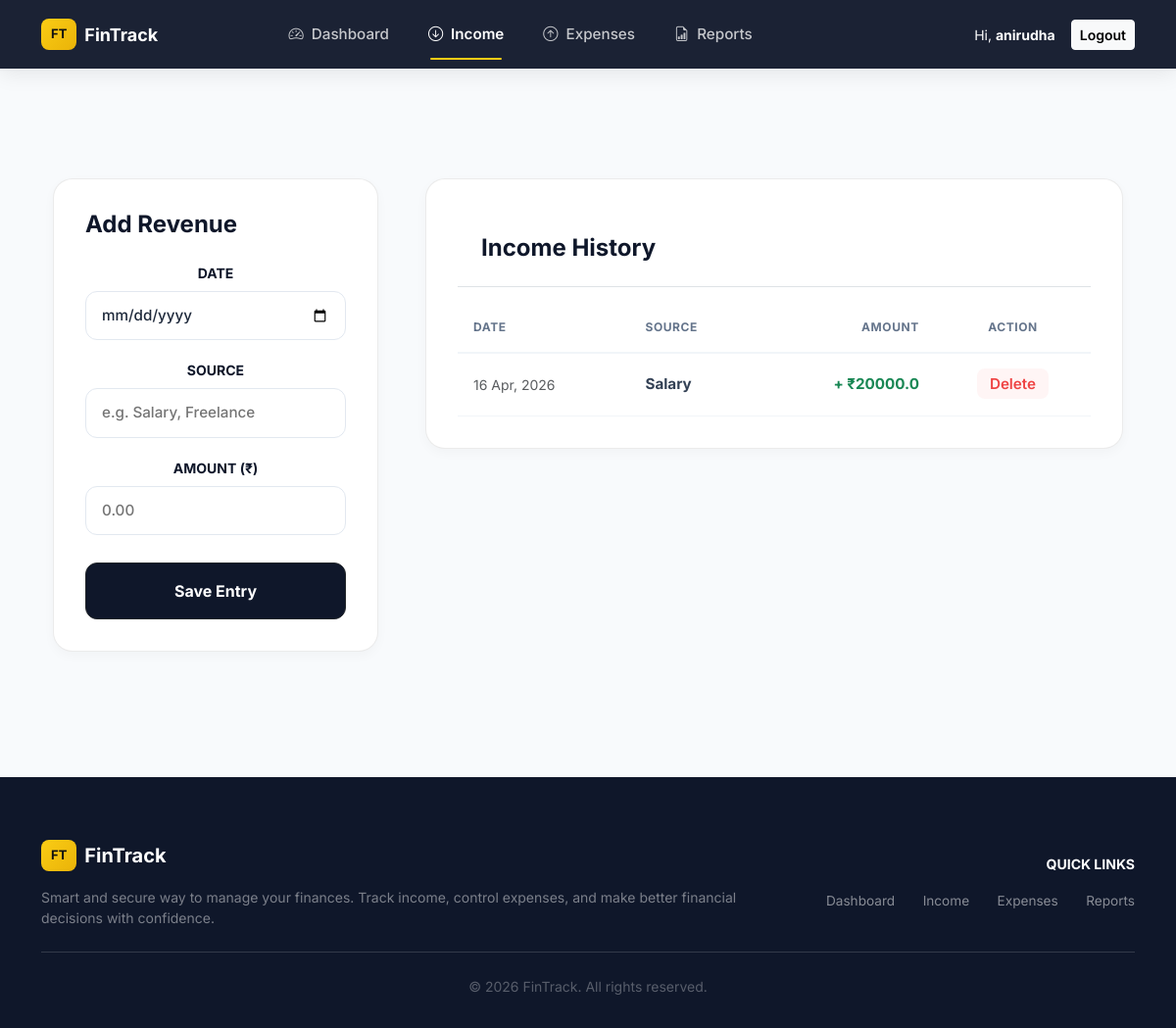
/income/ (signed in), run on the app's committed database.
### finance/models.py (models this page shows, shortened)
class Income(models.Model):
    user = models.ForeignKey(User, on_delete=models.CASCADE)
    source = models.CharField(max_length=255)
    amount = models.FloatField()
    date = models.DateTimeField(auto_now_add=True)

### finance/views.py (the view)
# urls.py: path('income/', views.income_page, name='income'),
@login_required
def income_page(request):
    if request.method == 'POST':
        source = request.POST.get('source')
        amount = request.POST.get('amount')
        Income.objects.create(user=request.user, source=source, amount=amount)
        messages.success(request, "Income added successfully.")
        return redirect('income')
    incomes = Income.objects.filter(user=request.user).order_by('-date')
    return render(request, 'income.html', {'incomes': incomes})

### finance/templates/income.html (shortened to what this page needs)
{% extends 'base.html' %}
{% block content %}
<div class="container py-5">
    <div class="row g-5">
        <div class="col-md-4">
            <div class="stats-card">
                <h4 class="fw-bold mb-4">Add Revenue</h4>
                <form method="POST">
                    <label class="card-label small fw-bold text-uppercase">Date</label>
                    <input type="date" name="date" required>
                    <label class="card-label small fw-bold text-uppercase">Source</label>
                    <input type="text" name="source" placeholder="e.g. Salary, Freelance" required>
                    <label class="card-label small fw-bold text-uppercase">Amount (₹)</label>
                    <input type="number" name="amount" step="0.01" placeholder="0.00" required>
                    <button type="submit" class="btn btn-dark w-100 py-3 fw-bold mt-2" style="border-radius:12px; background: #0F172A;">
                        Save Entry
                    </button>
                </form>
            </div>
        </div>
        <div class="col-md-8">
            <div class="stats-card p-0 overflow-hidden">
                <div class="p-4 border-bottom">
                    <h4 class="fw-bold mb-0">Income History</h4>
                </div>
                <div class="table-responsive">
                    <table class="table-hover">
                        <thead>
                            <tr>
                                <th>Date</th>
                                <th>Source</th>
                                <th class="text-end">Amount</th>
                                <th class="text-center">Action</th>
                            </tr>
                        </thead>
                        <tbody>
                            {% for item in incomes %}
                            <tr>
                                <td class="text-muted small">{{ item.date|date:"d M, Y" }}</td>
                                <td class="fw-bold">{{ item.source }}</td>
                                <td class="text-end text-success fw-bold">+ ₹{{ item.amount }}</td>
                                <td class="text-center">
                                    <a href="{% url 'delete_income' item.id %}" class="btn-delete">Delete</a>
                                </td>
                            </tr>
                            {% empty %}
                            <tr>
                                <td colspan="4" class="text-center py-5 text-muted">No income records yet.</td>
                            </tr>
                            {% endfor %}
                        </tbody>
                    </table>
                </div>
            </div>
        </div>
    </div>
</div>
{% endblock %}

### finance/templates/base.html (shortened to what this page needs)
<!DOCTYPE html>
<html lang="en">
<head>
    <link href="https://cdn.jsdelivr.net/npm/bootstrap@5.3.0/dist/css/bootstrap.min.css" rel="stylesheet">
    <link rel="stylesheet" href="https://cdn.jsdelivr.net/npm/bootstrap-icons@1.11.0/font/bootstrap-icons.css">
    {% load static %}
    <link rel="stylesheet" href="{% static 'css/style.css' %}?v=2">
</head>
<body>
<nav class="navbar navbar-expand-lg navbar-dark sticky-top custom-navbar">
    <div class="container">
        <a class="navbar-brand d-flex align-items-center" href="{% url 'dashboard' %}">
            <div class="logo-badge me-2">FT</div>
            <span class="brand-name">FinTrack</span>
        </a>
        <div class="collapse navbar-collapse" id="navMain">
            {% if user.is_authenticated %}
            <ul class="navbar-nav mx-auto gap-lg-4">
                <li class="nav-item">
                    <a class="nav-link {% if request.resolver_match.url_name == 'dashboard' %}active-link{% endif %}"
                       href="{% url 'dashboard' %}">
                        <i class="bi bi-speedometer2 me-1"></i> Dashboard
                    </a>
                </li>
                <li class="nav-item">
                    <a class="nav-link {% if request.resolver_match.url_name == 'income' %}active-link{% endif %}"
                       href="{% url 'income' %}">
                        <i class="bi bi-arrow-down-circle me-1"></i> Income
                    </a>
                </li>
                <li class="nav-item">
                    <a class="nav-link {% if request.resolver_match.url_name == 'expense' %}active-link{% endif %}"
                       href="{% url 'expense' %}">
                        <i class="bi bi-arrow-up-circle me-1"></i> Expenses
                    </a>
                </li>
                <li class="nav-item">
                    <a class="nav-link {% if request.resolver_match.url_name == 'report' %}active-link{% endif %}"
                       href="{% url 'report' %}">
                        <i class="bi bi-file-earmark-bar-graph me-1"></i> Reports
                    </a>
                </li>
            </ul>
            {% endif %}
            <div class="ms-auto d-flex align-items-center">
                {% if user.is_authenticated %}
                <span class="user-greeting me-3 d-none d-lg-inline text-white">
                    Hi, <b>{{ user.username }}</b>
                </span>
                <a href="{% url 'logout' %}" class="btn btn-sm btn-light fw-semibold">
                    Logout
                </a>
                {% else %}
                <a href="{% url 'login' %}" class="btn btn-sm btn-gold">
                    Login
                </a>
                {% endif %}
            </div>
        </div>
    </div>
</nav>
<main class="main-content py-5">
    <div class="container">
        {% block content %}{% endblock %}
    </div>
</main>
<footer class="footer">
    <div class="container">
        <div class="row g-4 align-items-center">
            <div class="col-md-8">
                <div class="d-flex align-items-center mb-3">
                    <div class="logo-badge logo-badge-footer me-2">FT</div>
                    <h5 class="text-white fw-bold mb-0">FinTrack</h5>
                </div>
                <p class="small opacity-75 mb-0">
                    Smart and secure way to manage your finances. Track income, control expenses,
                    and make better financial decisions with confidence.
                </p>
            </div>
            <div class="col-md-4 text-md-end">
                <h6 class="text-white small text-uppercase fw-bold mb-3">Quick Links</h6>
                <a href="{% url 'dashboard' %}" class="footer-link">Dashboard</a>
                <a href="{% url 'income' %}" class="footer-link">Income</a>
                <a href="{% url 'expense' %}" class="footer-link">Expenses</a>
                <a href="{% url 'report' %}" class="footer-link">Reports</a>
            </div>
        </div>
        <hr class="my-4 opacity-25">
        <div class="text-center">
            <p class="small mb-0 opacity-50">
                © 2026 FinTrack. All rights reserved.
            </p>
        </div>
    </div>
</footer>
</body>
</html>

### finance/static/css/style.css (style rules this page uses)
:root { --primary-dark: #0f172a; --secondary-dark: #1e293b; --accent-gold: #facc15; --accent-blue: #3b82f6; --bg-light: #f8fafc; --white: #ffffff; --text-dark: #0f172a; --text-muted: #64748b; --success: #16a34a; --danger: #dc2626; }
* { margin: 0; padding: 0; box-sizing: border-box; }
body { font-family: 'Inter', sans-serif; background-color: var(--bg-light); color: var(--text-dark); }
.navbar { background: rgba(15, 23, 42, 0.95) !important; backdrop-filter: blur(10px); padding: 0.9rem 0; box-shadow: 0 6px 20px rgba(0,0,0,0.08); }
.logo-badge { background: linear-gradient(135deg, #facc15, #eab308); color: #111; font-weight: 700; padding: 6px 10px; border-radius: 8px; font-size: 13px; }
.brand-name { font-weight: 700; font-size: 18px; }
.nav-link { color: rgba(255,255,255,0.75) !important; font-size: 0.95rem; font-weight: 500; transition: 0.3s; }
.active-link { color: #fff !important; font-weight: 600; position: relative; }
.active-link::after { content: ''; position: absolute; bottom: -6px; left: 10px; right: 10px; height: 2px; background: var(--accent-gold); border-radius: 2px; }
.footer { background: var(--primary-dark); color: rgba(255,255,255,0.6); padding: 4rem 0 2rem; }
.footer-link { color: rgba(255,255,255,0.5); text-decoration: none; font-size: 0.85rem; margin-left: 1.5rem; }
.user-greeting { color: rgba(255,255,255,0.85); font-size: 14px; }
input, select, textarea { width: 100%; padding: 10px 12px; border-radius: 8px; border: 1px solid #ddd; font-size: 14px; transition: 0.2s; }
label { font-weight: 500; }
button { border-radius: 8px; }
.container.py-5 { max-width: 1200px; }
.stats-card { background: #ffffff !important; border: 1px solid rgba(0,0,0,0.08) !important; border-radius: 20px !important; padding: 2rem !important; box-shadow: 0 4px 12px rgba(0,0,0,0.03) !important; margin-bottom: 2rem; }
input[type="text"], input[type="number"], input[type="date"], .form-control { display: block; width: 100%; padding: 0.8rem 1rem !important; font-size: 0.95rem !important; font-weight: 500 !important; color: #1e293b !important; background-color: #ffffff !important; border: 1.5px solid #e2e8f0 !important; border-radius: 12px !important; margin-top: 0.5rem; margin-bottom: 1.25rem; transition: all 0.2s ease; }
table { width: 100%; border-collapse: collapse; margin-top: 1rem; }
th { text-transform: uppercase; font-size: 0.75rem !important; font-weight: 700 !important; letter-spacing: 0.05em; color: #64748b; padding: 1rem !important; border-bottom: 2px solid #f1f5f9 !important; text-align: left; }
td { padding: 1.25rem 1rem !important; border-bottom: 1px solid #f1f5f9 !important; font-size: 0.95rem; color: #334155; }
.btn-delete { color: #ef4444 !important; font-weight: 600; text-decoration: none; padding: 0.4rem 0.8rem; border-radius: 8px; background: rgba(239, 68, 68, 0.05); transition: 0.2s; }
.stats-card .card-label { display: block; text-align: center; width: 100%; }
.stats-card { background: #e32727; border: 1px solid rgba(0, 0, 0, 0.05); border-radius: 24px; padding: 2rem; box-shadow: 0 10px 15px -3px rgba(0, 0, 0, 0.05); }

### data on the page
Income: date "16 Apr, 2026", source "Salary", amount "20000.0"

### other printed values
{{ user.username }} "anirudha"
